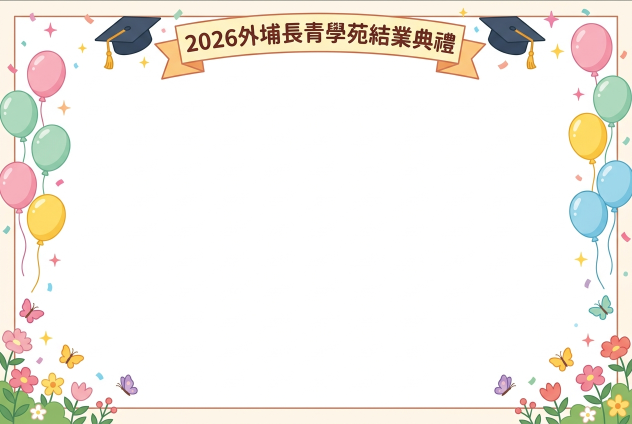
#> input picture frames/new_style3_balloons.jpg, 1264 x 848 px (shown at 1/2 size)
$ python prepare_transparent_frames.py
#> lines starting #> are read from the running program, lines starting #| are printed output that depends on the picture; after the words box and inside, x2 and y2 are one past the last pixel; in counts of white or black regions, pixels touching at a corner belong together
import cv2
import numpy as np
from PIL import Image

TARGET_W = 1800
TARGET_H = 1200

inputs = [
    {
        'key': 'frames/frame_macaron_balloons.png',
        'src': 'frames/new_style3_balloons.jpg',
        'name': '繽紛慶典・馬卡龍氣球彩帶',
        'bounds': (185, 1615, 175, 1145),
        'thresh': 220
    },
    {
        'key': 'frames/frame_festive_blessings.png',
        'src': 'frames/new_style2_festive.jpg',
        'name': '喜慶歡騰・新春紅韻吉祥',
        'bounds': (95, 1705, 195, 1105),
        'thresh': 220
    },
    {
        'key': 'frames/frame_golden_sunflower.png',
        'src': 'frames/new_style1_sunshine.jpg',
        'name': '冬日暖陽・金色向日葵活力',
        'bounds': (85, 1715, 195, 1120),
        'thresh': 220
    }
]

def make_frame_cutout(item):
    xmin, xmax, ymin, ymax = item['bounds']
    thresh = item['thresh']

    im = Image.open(item['src']).convert('RGB').resize((TARGET_W, TARGET_H), Image.Resampling.LANCZOS)
    arr = np.array(im)
    h, w, _ = arr.shape
#> h = 1200; w = 1800

    # Create RGBA array with 100% opaque alpha by default
    rgba = np.zeros((h, w, 4), dtype=np.uint8)
    rgba[:, :, :3] = arr
    rgba[:, :, 3] = 255

    # Sub-region of inner central window
    sub_rgb = arr[ymin:ymax, xmin:xmax]
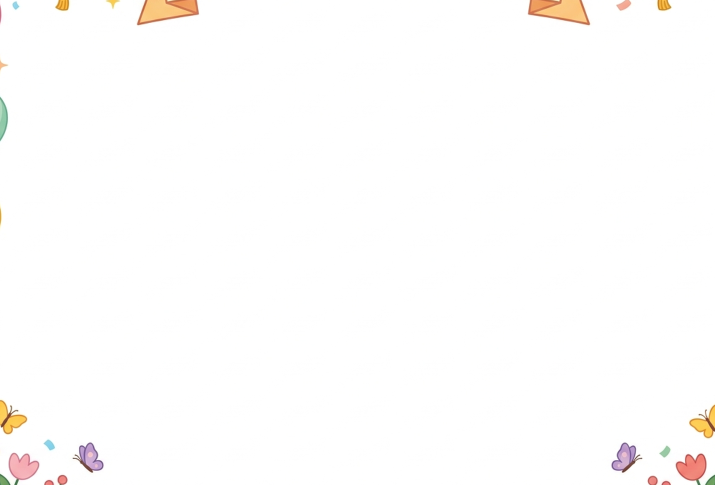
#> sub_rgb: shape (970, 1430, 3) (shown at 1/2 size); mean R, G, B 254, 253, 252.3
    is_white = (sub_rgb[:, :, 0] >= thresh) & (sub_rgb[:, :, 1] >= thresh) & (sub_rgb[:, :, 2] >= thresh)
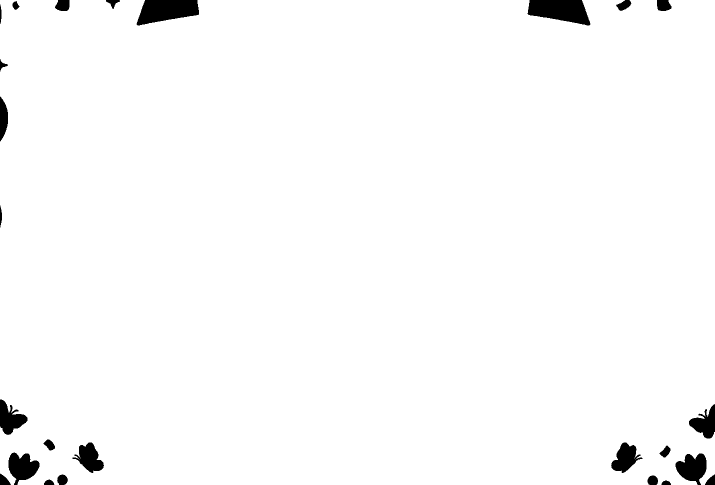
#> is_white: shape (970, 1430) bool (shown at 1/2 size); 98% white; 25 black regions, largest, box (x1, y1, x2, y2) and area: (1055, 0, 1181, 51) 4571, (273, 0, 398, 51) 4564, (1351, 907, 1413, 970) 2557

    # Flood-fill from window center
    center_y = (ymax - ymin) // 2
    center_x = (xmax - xmin) // 2
    mask = is_white.astype(np.uint8) * 255
    flood_mask = np.zeros((mask.shape[0] + 2, mask.shape[1] + 2), dtype=np.uint8)
    flood_img = mask.copy()
    cv2.floodFill(flood_img, flood_mask, (center_x, center_y), 128)
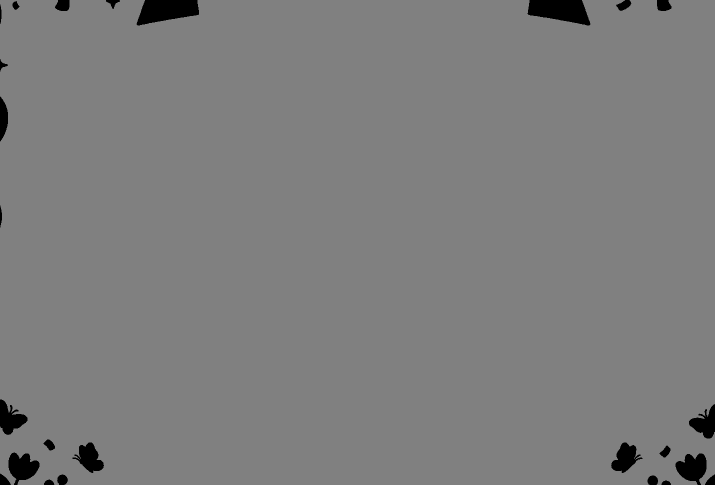
#> flood_img: shape (970, 1430) (shown at 1/2 size); min 0, max 255, mean 125.4
    hole_connected = (flood_img == 128)

    # Set hole alpha to 0 (completely transparent)
    window_alpha = rgba[ymin:ymax, xmin:xmax, 3]
#> window_alpha: shape (970, 1430); every value is 255
    window_alpha[hole_connected] = 0
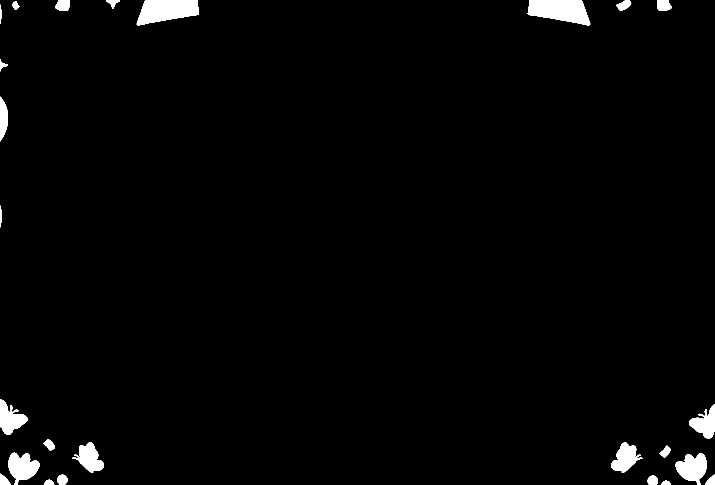
#> window_alpha: shape (970, 1430) (shown at 1/2 size); 2% white; 25 white regions, largest, box (x1, y1, x2, y2) and area: (1055, 0, 1181, 51) 4571, (273, 0, 398, 51) 4564, (1351, 907, 1413, 970) 2557
    rgba[ymin:ymax, xmin:xmax, 3] = window_alpha

    # Save PNG
    out_im = Image.fromarray(rgba, 'RGBA')
    out_im.save(item['key'])

    ys, xs = np.where(rgba[:, :, 3] == 0)
    actual_xmin, actual_xmax = int(xs.min()), int(xs.max())
#> actual_xmin = 185; actual_xmax = 1614
    actual_ymin, actual_ymax = int(ys.min()), int(ys.max())
#> actual_ymin = 175; actual_ymax = 1144
    actual_w = actual_xmax - actual_xmin
#> actual_w = 1429
    actual_h = actual_ymax - actual_ymin
#> actual_h = 969

    print(f"Saved {item['key']}:")
    print(f"  Hole: X=[{actual_xmin}, {actual_xmax}] (W={actual_w}), Y=[{actual_ymin}, {actual_ymax}] (H={actual_h})")
#|   Hole: X=[185, 1614] (W=1429), Y=[175, 1144] (H=969)
    print(f"  Ratios: rx={actual_xmin/TARGET_W:.4f}, rw={actual_w/TARGET_W:.4f}, ry={actual_ymin/TARGET_H:.4f}, rh={actual_h/TARGET_H:.4f}")
#|   Ratios: rx=0.1028, rw=0.7939, ry=0.1458, rh=0.8075

for item in inputs:
    make_frame_cutout(item)
#> pass 2 of the loop `for item in inputs:`:
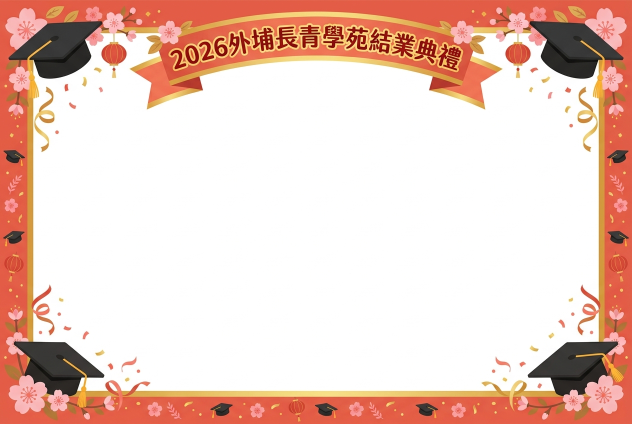
#> input picture frames/new_style2_festive.jpg, 1264 x 848 px (shown at 1/2 size)
#> sub_rgb: shape (910, 1610, 3)
#> in make_frame_cutout (call 2), `is_white = (sub_rgb[:, :, 0] >= thresh) & (sub_rgb[:, :, 1] >= thresh)..`:
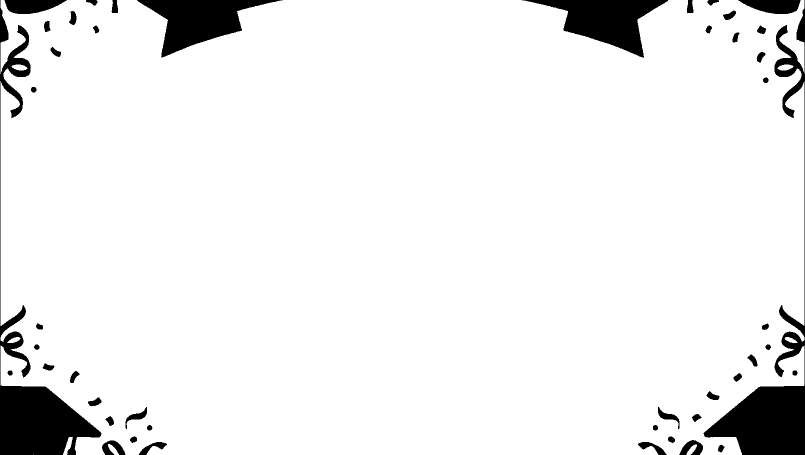
#> is_white: shape (910, 1610) bool (shown at 1/2 size); 93.2% white; 46 black regions, largest, box (x1, y1, x2, y2) and area: (0, 0, 203, 910) 28026, (1407, 0, 1610, 910) 27614, (274, 0, 565, 115) 14682
#> flood_img: shape (910, 1610)
#> hole_connected: shape (910, 1610) bool; 93.1% white; 46 black regions, largest, box (x1, y1, x2, y2) and area: (0, 0, 203, 910) 28812, (1407, 0, 1610, 910) 28070, (274, 0, 565, 115) 14682
#> in make_frame_cutout (call 2), `window_alpha[hole_connected] = 0`:
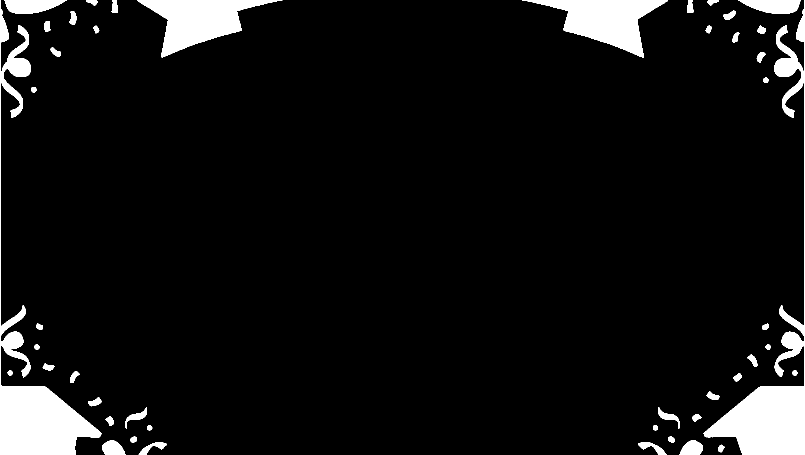
#> window_alpha: shape (910, 1610) (shown at 1/2 size); 6.9% white; 46 white regions, largest, box (x1, y1, x2, y2) and area: (0, 0, 203, 910) 28812, (1407, 0, 1610, 910) 28070, (274, 0, 565, 115) 14682
#> actual_xmin = 96; actual_xmax = 1703
#> actual_ymin = 195; actual_ymax = 1104
#> actual_w = 1607
#> actual_h = 909
#|   Hole: X=[96, 1703] (W=1607), Y=[195, 1104] (H=909)
#|   Ratios: rx=0.0533, rw=0.8928, ry=0.1625, rh=0.7575
#> pass 3 of the loop `for item in inputs:`:
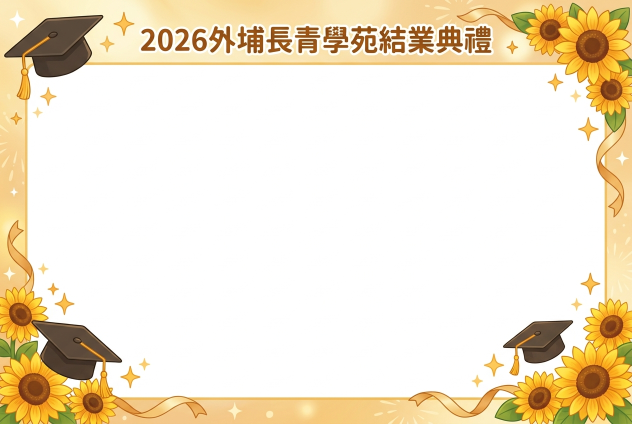
#> input picture frames/new_style1_sunshine.jpg, 1264 x 848 px (shown at 1/2 size)
#> sub_rgb: shape (925, 1630, 3)
#> in make_frame_cutout (call 3), `is_white = (sub_rgb[:, :, 0] >= thresh) & (sub_rgb[:, :, 1] >= thresh)..`:
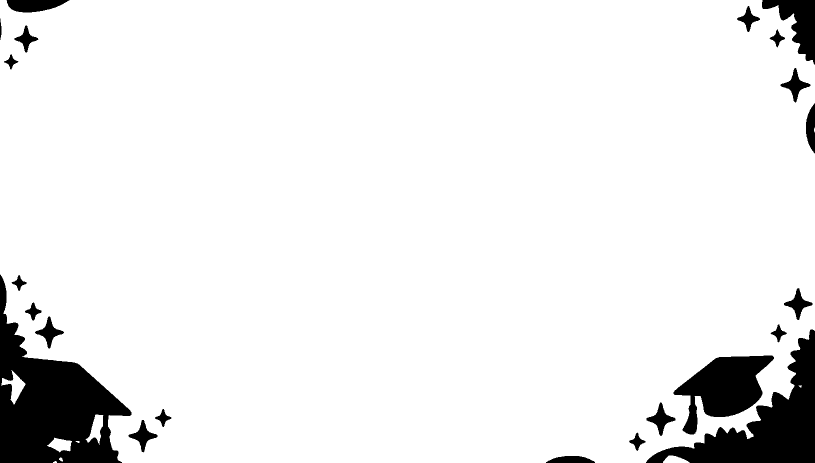
#> is_white: shape (925, 1630) bool (shown at 1/2 size); 92.5% white; 22 black regions, largest, box (x1, y1, x2, y2) and area: (0, 549, 263, 925) 45319, (1292, 659, 1630, 925) 29354, (1347, 711, 1548, 869) 16082
#> flood_img: shape (925, 1630)
#> hole_connected: shape (925, 1630) bool; 92.3% white; 22 black regions, largest, box (x1, y1, x2, y2) and area: (0, 549, 263, 925) 48552, (1292, 659, 1630, 925) 29855, (1347, 711, 1548, 869) 16082
#> in make_frame_cutout (call 3), `rgba[ymin:ymax, xmin:xmax, 3] = window_alpha`:
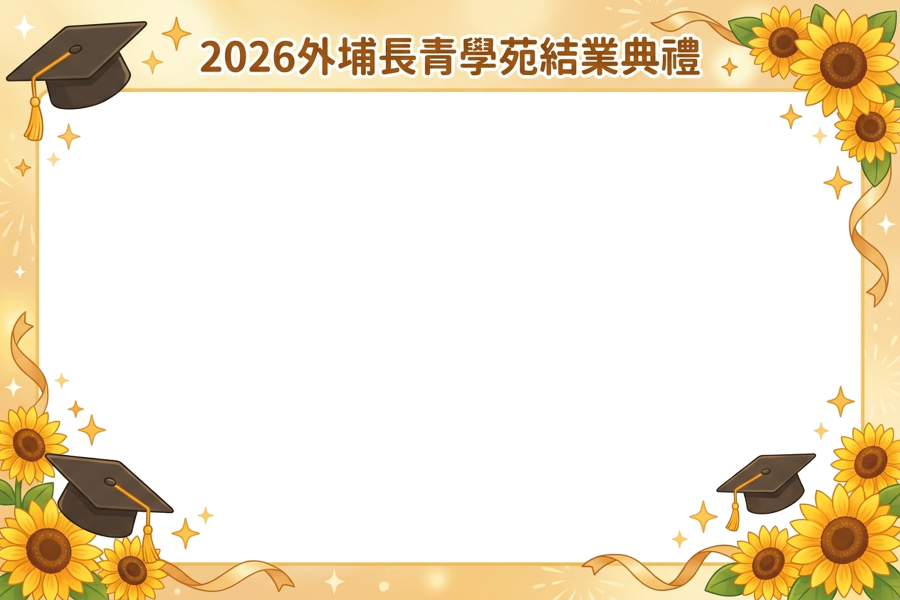
#> rgba: shape (1200, 1800, 4) (shown at 1/2 size); mean R, G, B, A 241.2, 228.8, 205.2, 90.7; transparent parts drawn white
#> actual_xmin = 85; actual_xmax = 1714
#> actual_ymax = 1119
#> actual_w = 1629
#> actual_h = 924
#|   Hole: X=[85, 1714] (W=1629), Y=[195, 1119] (H=924)
#|   Ratios: rx=0.0472, rw=0.9050, ry=0.1625, rh=0.7700
